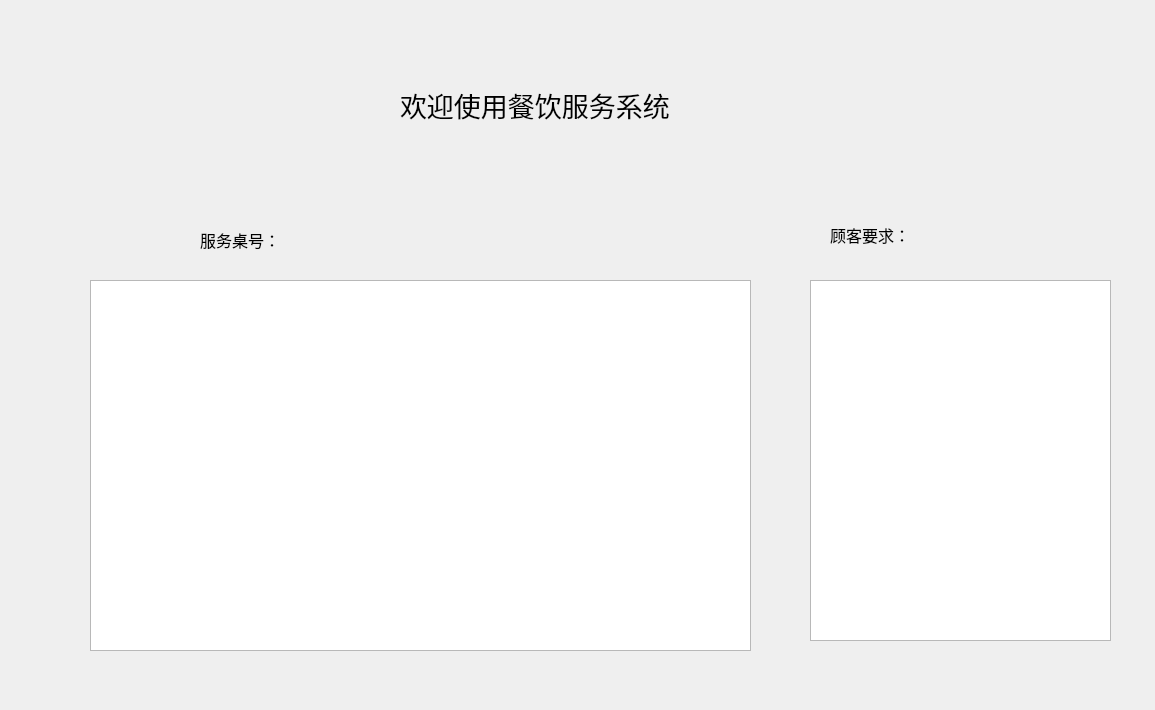
<?xml version="1.0" encoding="UTF-8"?>
<ui version="4.0">
 <class>Serve</class>
 <widget class="QDialog" name="Serve">
  <property name="geometry">
   <rect>
    <x>0</x>
    <y>0</y>
    <width>1155</width>
    <height>710</height>
   </rect>
  </property>
  <property name="windowTitle">
   <string>Dialog</string>
  </property>
  <widget class="QLabel" name="label">
   <property name="geometry">
    <rect>
     <x>400</x>
     <y>40</y>
     <width>391</width>
     <height>131</height>
    </rect>
   </property>
   <property name="text">
    <string>&lt;html&gt;&lt;head/&gt;&lt;body&gt;&lt;p&gt;&lt;span style=&quot; font-size:20pt;&quot;&gt;欢迎使用餐饮服务系统&lt;/span&gt;&lt;/p&gt;&lt;/body&gt;&lt;/html&gt;</string>
   </property>
  </widget>
  <widget class="QLabel" name="tableNum">
   <property name="geometry">
    <rect>
     <x>200</x>
     <y>220</y>
     <width>251</width>
     <height>41</height>
    </rect>
   </property>
   <property name="text">
    <string>&lt;html&gt;&lt;head/&gt;&lt;body&gt;&lt;p&gt;&lt;span style=&quot; font-size:12pt;&quot;&gt;服务桌号：&lt;/span&gt;&lt;/p&gt;&lt;/body&gt;&lt;/html&gt;</string>
   </property>
  </widget>
  <widget class="QTableWidget" name="tableWidget">
   <property name="geometry">
    <rect>
     <x>90</x>
     <y>280</y>
     <width>661</width>
     <height>371</height>
    </rect>
   </property>
  </widget>
  <widget class="QLabel" name="label_2">
   <property name="geometry">
    <rect>
     <x>830</x>
     <y>220</y>
     <width>111</width>
     <height>31</height>
    </rect>
   </property>
   <property name="text">
    <string>&lt;html&gt;&lt;head/&gt;&lt;body&gt;&lt;p&gt;&lt;span style=&quot; font-size:12pt;&quot;&gt;顾客要求：&lt;/span&gt;&lt;/p&gt;&lt;/body&gt;&lt;/html&gt;</string>
   </property>
  </widget>
  <widget class="QTableWidget" name="tableWidget_2">
   <property name="geometry">
    <rect>
     <x>810</x>
     <y>280</y>
     <width>301</width>
     <height>361</height>
    </rect>
   </property>
  </widget>
 </widget>
 <resources/>
 <connections/>
</ui>
